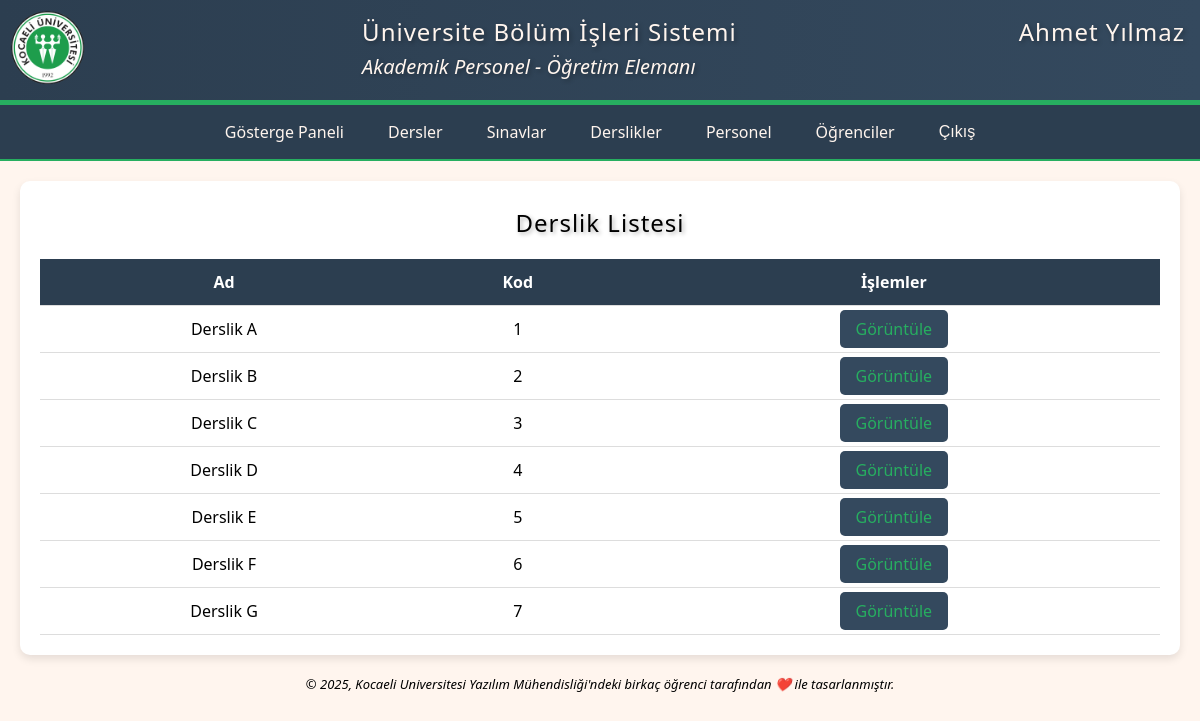
The page /lessons/classrooms/ (signed in) on the database as committed earlier.
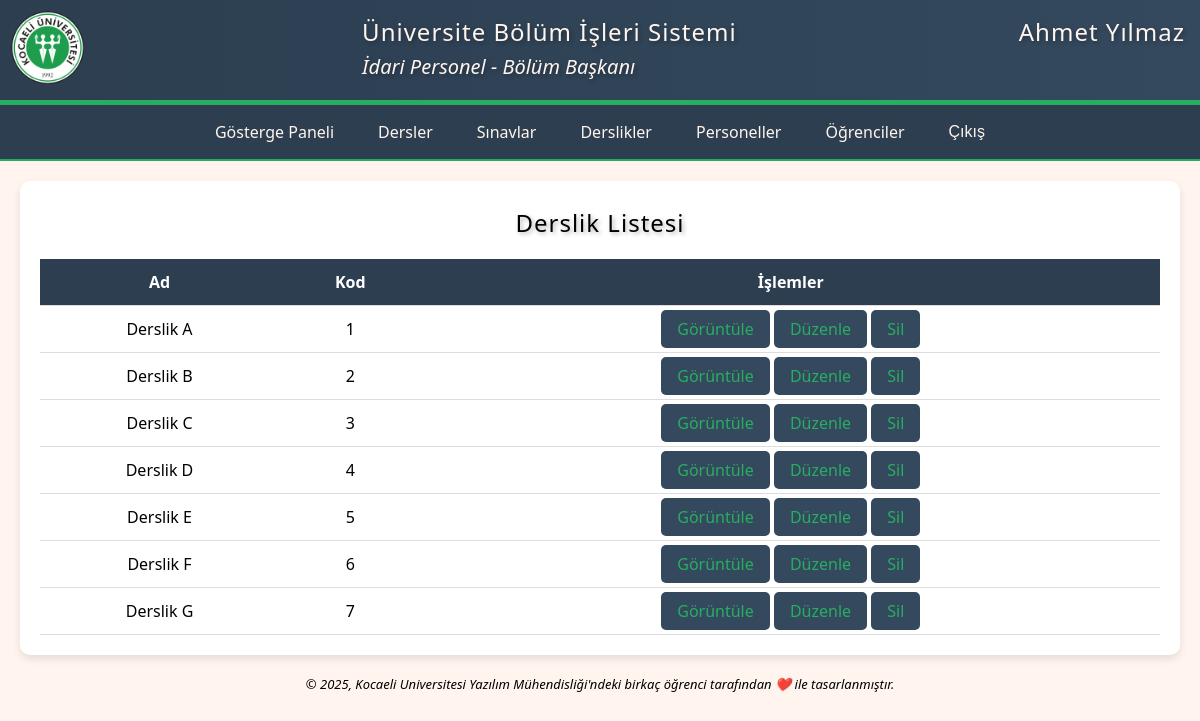
The same page on the database as committed later.
### accounts/models.py (models this page shows, shortened)
class CustomUser(AbstractUser):
    role = models.ForeignKey('Role', on_delete=models.CASCADE, null=True, verbose_name='Rol')
    class Meta:
        verbose_name = 'personel'
        verbose_name_plural = 'personeller'

class Role(models.Model):
    title = models.CharField(max_length=50, verbose_name='İsim')
    type = models.CharField(max_length=50, verbose_name='Tür')
    class Meta:
        verbose_name = 'rol'
        verbose_name_plural = 'roller'

### lessons/models.py (models this page shows, shortened)
class Classroom(models.Model):
    classroom_name = models.CharField(max_length=50, verbose_name='Derslik Adı')
    classroom_code = models.CharField(max_length=50, unique=True, verbose_name='Derslik Kodu')
    classroom_capacity = models.PositiveIntegerField(verbose_name='Derslik Kapasitesi')
    class Meta:
        verbose_name = 'derslik'
        verbose_name_plural = 'derslikler'

### lessons/views.py (the view)
# urls.py: path('classrooms/', ClassroomListView.as_view(), name='classrooms'),
class ClassroomListView(LoginRequiredMixin, ListView):
    model = Classroom
    template_name = 'classrooms.html'
    context_object_name = 'classrooms'

### pages/templates/classrooms.html (shortened to what this page needs)
{% extends 'base.html' %}
{% load static %}
    {% block css %}<link rel="stylesheet" href="{% static 'css/list.css' %}" type="text/css">{% endblock %}
    {% block article %}
        <article>
            <div class="content">
                <h2>Derslik Listesi</h2>
                <table>
                    <thead>
                        <tr>
                            <th>Ad</th>
                            <th>Kod</th>
                            <th>İşlemler</th>
                        </tr>
                    </thead>
                    <tbody>
                        {% for classroom in classrooms %}
                            <tr>
                                <td>{{ classroom.classroom_name }}</td>
                                <td>{{ classroom.classroom_code }}</td>
                                <td>
                                    <a href="{% url 'classroom_detail' classroom.pk %}">Görüntüle</a>
                                    {% if request.user.role.title == 'Bölüm Başkanı' or  request.user.role.title == 'Bölüm Sekreteri' %}
                                        <a href="{% url 'classroom_edit' classroom.pk %}">Düzenle</a>
                                        <a href="{% url 'classroom_delete' classroom.pk %}">Sil</a>
                                    {% endif %}
                                </td>
                            </tr>
                        {% endfor %}
                    </tbody>
                </table>
            </div>
        </article>
    {% endblock %}

### pages/templates/base.html (shortened to what this page needs)
{% load static %}
<!DOCTYPE html>
<html lang="tr">
    <head id="head">
        {% block css %}{% endblock %}
    </head>
    <body id="body">
        {% block header_nav %}
            <header>
                <div class="logo">
                    <a href="{% url 'dashboard' %}"><img id="logo" src="{% static 'media/kou.png' %}" width="75px" height="75px" title="logo" alt="logo"></a>
                </div>
                <div class="heading">
                    <h1>Üniversite Bölüm İşleri Sistemi</h1>
                    <h2>{{user.role.type}} Personel - {{user.role.title}}</h2>
                </div>
                <div class="user">
                    <h1>{{user.first_name}} {{user.last_name}}</h1>
                </div>
            </header>
            <nav>
                <div class="menu">
                    <ul>
                        <li><a href="{% url 'dashboard' %}">Gösterge Paneli</a></li>
                        <li class="dropdown"><a href="#">Dersler</a>
                        </li>
                        <li class="dropdown"><a href="#">Sınavlar</a>
                        </li>
                        <li class="dropdown"><a href="#">Derslikler</a>
                        </li>
                        {% if user.role.title == 'Bölüm Başkanı' or user.role.title == 'Bölüm Sekreteri' %}
                            <li class="dropdown"><a href="#">Personeller</a>
                            </li>
                        {% elif user.role.title == 'Öğretim Elemanı' %}
                            <li class="dropdown"><a href="#">Personel</a>
                            </li>
                        {% endif %}
                        <li class="dropdown"><a href="#">Öğrenciler</a>
                        </li>
                        <li><form action="{% url 'logout' %}" method="post">{% csrf_token %}
                            <button type="submit">Çıkış</button>
                        </form>
                        </li>
                    </ul>
                </div>
            </nav>
        {% endblock %}
        {% block article %}
        {% endblock %}
        {% block footer %}
            <footer>
                <div class="footer" id="bottom">© 2025, Kocaeli Universitesi Yazılım Mühendisliği'ndeki birkaç öğrenci tarafından ❤️ ile tasarlanmıştır.</div>
            </footer>
        {% endblock %}
    </body>
</html>

Rows that differ between the two databases and show on the page:
changed CustomUser "Ahmet": role.type "Akademik" → "İdari"; role "Öğretim Elemanı" → "Bölüm Başkanı"; role_id 3 → 1 (drawn)
changed Classroom "Derslik A": now shows "Düzenle Sil"
changed Classroom "Derslik B": now shows "Düzenle Sil"
changed Classroom "Derslik C": now shows "Düzenle Sil"
changed Classroom "Derslik D": now shows "Düzenle Sil"
changed Classroom "Derslik E": now shows "Düzenle Sil"
changed Classroom "Derslik F": now shows "Düzenle Sil"
changed Classroom "Derslik G": now shows "Düzenle Sil"
Other text that changed with them:
text no longer shown: "Personel"
text now shown: "Personeller"
